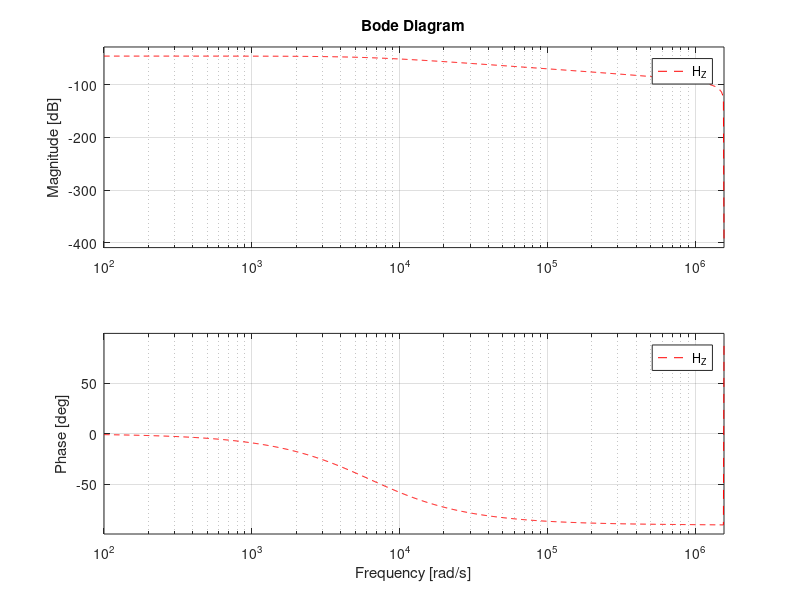

Recreate this plot in MATLAB.
% Azaz Hassan Khan
% Task_5
close all
clear all
clc
% Bilinear Transformation
Fs=500e3;
Ts = 1/Fs;
s = tf('s'); % Defining the Laplace parameter "s"
H_S = 0.005/((0.0001592*s)+1) 
z = tf('z',Ts); % Defining "z" for Digital Filter at sampling time Ts
ZZ = ((2/Ts)*(z-1))/(z+1);   %% Bilinear Transform 
H_Z = 0.005/((0.0001592*ZZ)+1)
figure
bode(H_Z,'--r') % Bode Plot for Discrete Filter